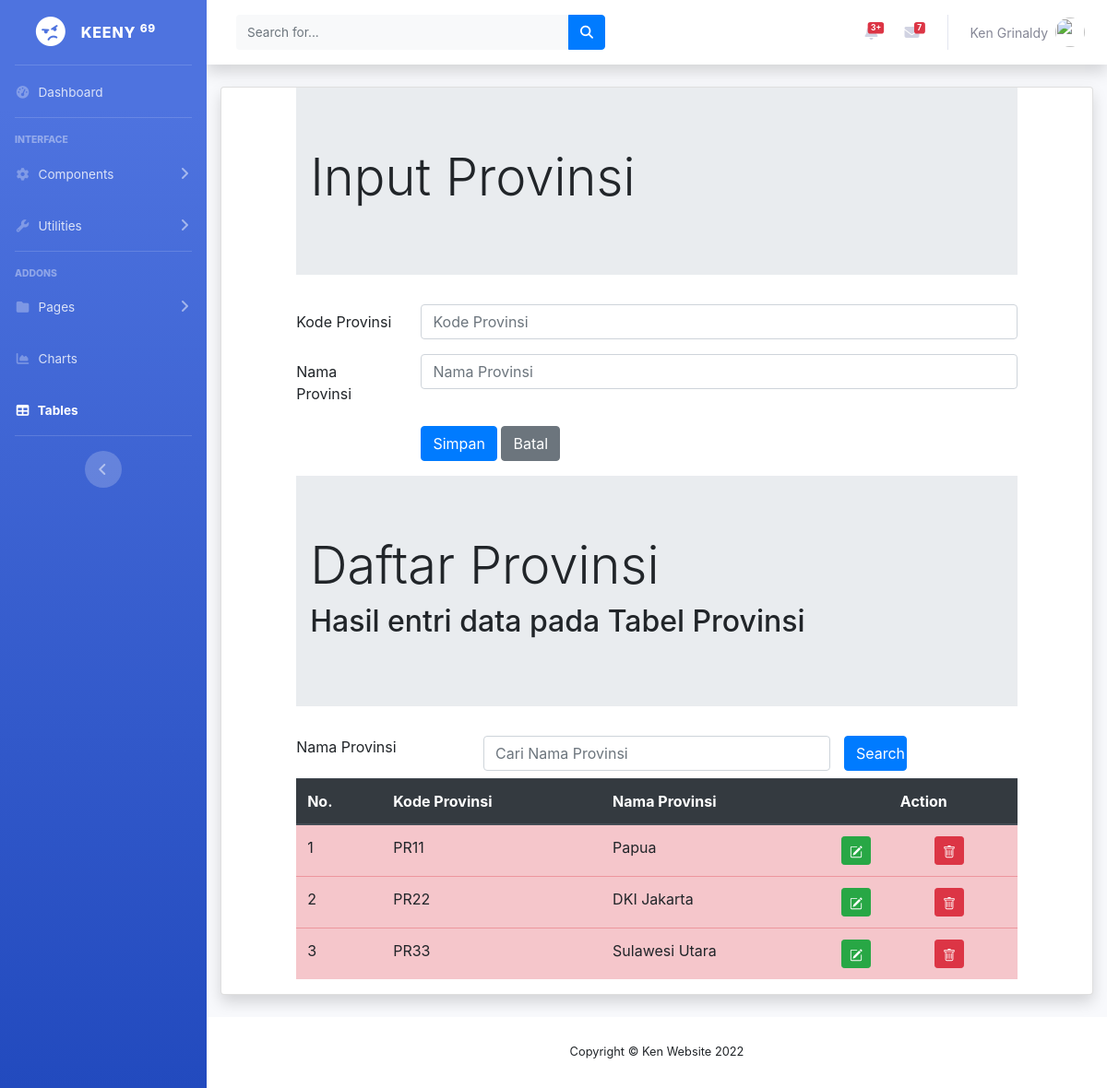
Screenshot of /provinsi.php (signed in) with the database file from the repository.
### tables this page shows
CREATE TABLE `provinsi` (
  `provinsiID` char(4) NOT NULL,
  `provinsiNama` varchar(20) NOT NULL
);

### provinsi.php (the view, shortened to what this page needs)
<!DOCTYPE html>
<html lang="en">
<head>
    <link rel="stylesheet" type="text/css" href="https://cdnjs.cloudflare.com/ajax/libs/select2/4.0.3/css/select2.min.css">
    <link rel="stylesheet" type="text/css" href="css/bootstrap.min.css">
</head>
<?php include "header.php"; ?>
<div class="container-fluid">
<div class="card shadow mb-4">
<?php
    include "includes/config.php";
?>
<html lang="en">
<head>
	<link rel="stylesheet" type="text/css" href="css/bootstrap.min.css">
</head>
	<div class="row">
		<div class="col-sm-1"></div>
	    <div class="col-sm-10">
	    	<div class="jumbotron jumbotron-fluid">
				<div class="container">
					<h1 class="display-4">Input Provinsi</h1>
				</div>
			</div>
	      	<form method="POST">
	        	<div class="form-group row">
	          		<label for="kodeProvinsi" class="col-sm-2 col-form-label">Kode Provinsi</label>
	          		<div class="col-sm-10">
	            		<input type="text" class="form-control" id="kodeProvinsi" name="inputKode" placeholder="Kode Provinsi" maxlength="5">
	          		</div>
	        	</div>
		        <div class="form-group row">
		          	<label for="namaProvinsi" class="col-sm-2 col-form-label">Nama Provinsi</label>
		          	<div class="col-sm-10">
		            	<input type="text" class="form-control" id="namaProvinsi" name="inputNama" placeholder="Nama Provinsi" maxlength="25">
		          	</div>
		        </div>
		        <div class="form-group row">
		          	<div class="col-sm-2">
		          	</div>
		          	<div class="col-sm-10">
		            	<input type="submit" class="btn btn-primary" value="Simpan" name="Simpan">
		            	<input type="reset" class="btn btn-secondary" value="Batal" name="Batal">
		          	</div>
		        </div>
	      	</form>
	    </div>
	    <div class="col-sm-1"></div>
	</div>
	<div class="row">
		<div class="col-sm-1"></div>
		<div class="col-sm-10">
			<div class="jumbotron jumbotron-fluid">
				<div class="container">
					<h1 class="display-4">Daftar Provinsi</h1>
					<h2>Hasil entri data pada Tabel Provinsi</h2>
				</div>
			</div>
			<form method="POST">
				<div class="form-group row mb-2">
					<label for="search" class="col-sm-3">Nama Provinsi</label>
					<div class="col-sm-6">
						<input type="text" name="search" class="form-control" id="search" value="<?php if (isset($_POST['search'])) {echo $_POST['search'];} ?>" placeholder="Cari Nama Provinsi">
					</div>
					<input type="submit" name="kirim" class="col-sm-1 btn btn-primary" value="Search">
				</div>
			</form>
			<table class="table table-hover table-danger">
				<thead class="thead-dark">
					<tr>
						<th>No.</th>
						<th>Kode Provinsi</th>
						<th>Nama Provinsi</th>
						<th colspan="2" style="text-align: center">Action</th>
					</tr>
				</thead>
				<tbody>
					<?php
						if (isset($_POST["kirim"])) {
							$search = $_POST['search'];
							$query = mysqli_query($connection, "SELECT * FROM provinsi
								WHERE provinsiNama LIKE '%".$search."%'");
						}
						else {
							$query = mysqli_query($connection, "SELECT * FROM provinsi");
						}
						$nomor = 1;
						while ($row = mysqli_fetch_array($query)) {
					?>
							<tr>
								<td><?php echo $nomor; ?></td>
								<td><?php echo $row['provinsiID']; ?></td>
								<td><?php echo $row['provinsiNama']; ?></td>
								<td>
									<a href="provinsiEdit.php?ubah=<?php echo $row["provinsiID"] ?>" class="btn btn-success btn-sm" title="EDIT">
									</a>
								</td>
								<td>
									<a href="provinsiHapus.php?hapus=<?php echo $row["provinsiID"] ?>" class="btn btn-danger btn-sm" title="DELETE">
									</a>
								</td>
							</tr>
						<?php
						$nomor = $nomor + 1;
						}
						?>
				</tbody>
			</table>
		</div>
		<div class="col-sm-1"></div>
	</div>
</div>
</div>
<?php include "footer.php"; ?>
</html>

### rows the page displays
provinsi: provinsiID "PR11", provinsiNama "Papua"
provinsi: provinsiID "PR22", provinsiNama "DKI Jakarta"
provinsi: provinsiID "PR33", provinsiNama "Sulawesi Utara"
